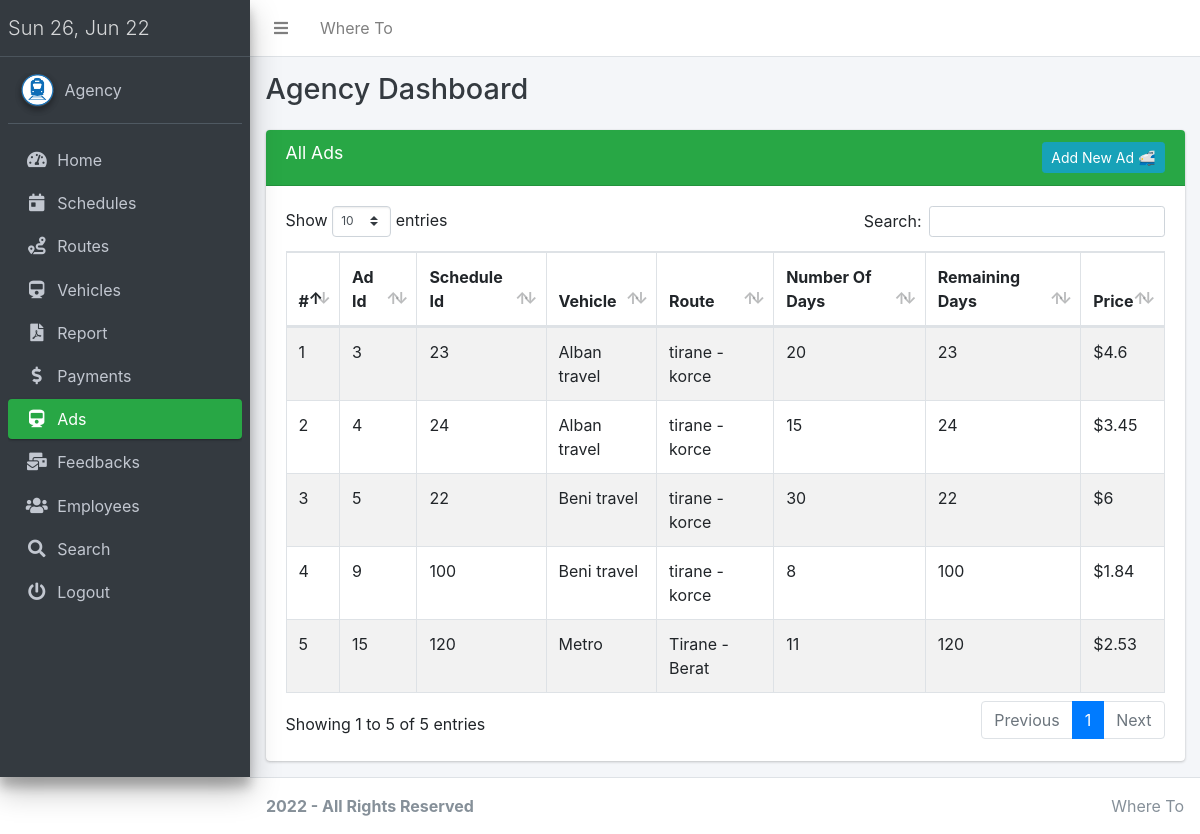
The app's page /pro/agency.php?page=ads (signed in) with its own data.
### tables this page shows
CREATE TABLE `ads` (
  `id` int(11) NOT NULL,
  `agency_id` int(11) NOT NULL,
  `schedule_id` int(11) NOT NULL,
  `type` int(11) NOT NULL,
  `price` double NOT NULL,
  `active` int(11) NOT NULL
);

CREATE TABLE `train` (
  `id` int(11) NOT NULL,
  `agency_id` int(11) NOT NULL,
  `name` varchar(80) NOT NULL,
  `first_seat` int(11) NOT NULL,
  `second_seat` int(11) NOT NULL
);

CREATE TABLE `route` (
  `id` int(11) NOT NULL,
  `agency_id` int(11) NOT NULL,
  `start` varchar(100) NOT NULL,
  `stop` varchar(100) NOT NULL
);

### pro/agency_session.php (called while the page is built, shortened)
<?php
  $agency_id = $_SESSION['agency'];
  ?>

### pro/agency/ads.php (the view, shortened to what this page needs)
<?php
include 'agency_session.php';
?>
<div class="content">
    <section class="content">
        <div class="container-fluid">
            <div class="row">
                <div class="col-sm-12">
                    <div class="card card-success">
                        <div class="card-header">
                            <h3 class="card-title">
                                All Ads</h3>
                            <div class='float-right'>
                                <button type="button" class="btn btn-info btn-sm" data-toggle="modal"
                                    data-target="#add">
                                    Add New Ad &#128645;
                                </button></div>
                        </div>
                        <div class="card-body">
                            <table id="example1" style="align-items: stretch;"
                                class="table table-hover w-100 table-bordered table-striped<?php
                                                                                                                                            ?>">
                                <thead>
                                    <tr>
                                        <th>#</th>
                                        <th>Ad Id</th>
                                        <th>Schedule Id</th>
                                        <th>Vehicle</th>
                                        <th>Route</th>
                                        <th>Number Of Days</th>
                                        <th>Remaining Days</th>
                                        <th>Price</th>
                                    </tr>
                                </thead>
                                <tbody>
                                    <?php
                                    $row = $conn->query("SELECT * FROM ads where agency_id = '$agency_id' ");
                                    if ($row->num_rows < 1) { echo "No Records Yet";
                                    }else {
                                        $sn = 0;
                                    while ($fetch = $row->fetch_assoc()) {
                                        $schedule_id=$fetch['schedule_id'];
                                        $row1 = $conn->query("SELECT * FROM schedule where id='$schedule_id' ");
                                        while ($fetch1 = $row1->fetch_assoc()) {
                                            $vehicle_id = $fetch1['train_id'];
                                            $route_id= $fetch1['route_id'];
                                        }
                                        $row2 = $conn->query("SELECT * FROM train where id='$vehicle_id' ");
                                        while ($fetch2 = $row2->fetch_assoc()) {
                                            $vehicle = $fetch2['name'];
                                        }
                                        $row3 = $conn->query("SELECT * FROM route where id='$route_id' ");
                                        while ($fetch2 = $row3->fetch_assoc()) {
                                            $start= $fetch2['start'];
                                            $stop= $fetch2['stop'];
                                        }
                                    ?>
                                    <tr>
                                        <td><?php echo ++$sn; ?></td>
                                        <td><?php echo $fullname = $fetch['id']; ?></td>
                                        <td><?php echo $fetch['schedule_id']; ?></td>
                                        <td><?php echo $vehicle; ?></td>
                                        <td><?php echo $start ." - ".$stop; ?></td>
                                        <td><?php echo $fetch['type']; ?></td>
                                        <td><?php echo $fetch['schedule_id']; ?></td>
                                        <td>$<?php echo $fetch['price']; ?></td>
                                    </tr>
                                        <?php
                                    }}
                                        ?>
                                </tbody>
                            </table>
                        </div>
                    </div>
                </div>
            </div>
        </div>
</div>
</div>
</div>

### records on screen
ads: id "3", schedule "23", train.name "Alban travel", route.start "tirane", route.stop "korce", type "20", price "4.6"
ads: id "4", schedule "24", train.name "Alban travel", route.start "tirane", route.stop "korce", type "15", price "3.45"
ads: id "5", schedule "22", train.name "Beni travel", route.start "tirane", route.stop "korce", type "30", price "6"
ads: id "9", schedule "100", train.name "Beni travel", route.start "tirane", route.stop "korce", type "8", price "1.84"
ads: id "15", schedule "120", train.name "Metro", route.start "Tirane", route.stop "Berat", type "11", price "2.53"

### other values on screen
SITE_NAME "Where To"
